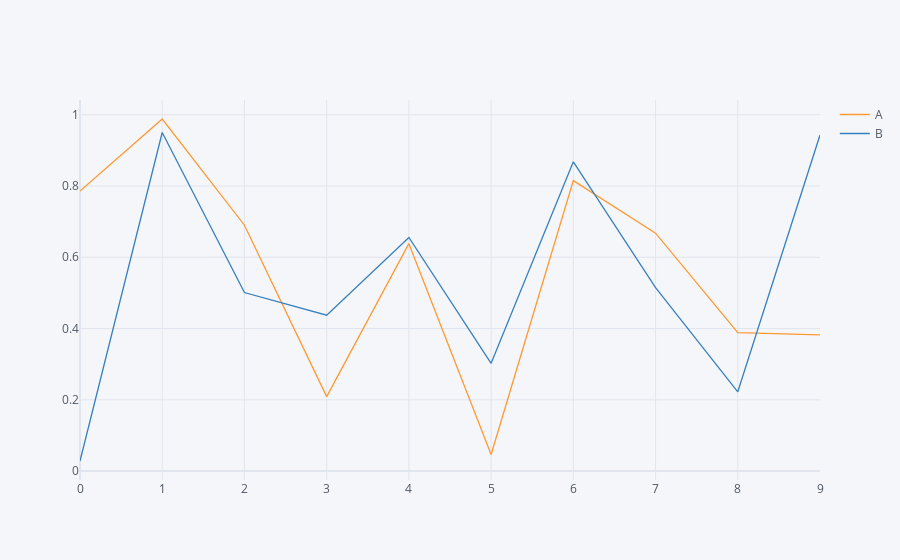

Write notebook code for a chart like this one.
### Markdown cell above
## Line 그래프

### Code cell
df.iplot(kind='scatter')

### Figure 1 — Plotly figure (JSON) as saved in the notebook; plotly's stock layout.template omitted (floating-point values rounded to 4 significant figures)
{"data": [{"line": {"color": "rgba(255, 153, 51, 1.0)", "dash": "solid", "shape": "linear", "width": 1.3}, "mode": "lines", "name": "A", "text": "", "type": "scatter", "x": [0, 1, 2, 3, 4, 5, 6, 7, 8, 9], "y": [0.7858, 0.988, 0.69, 0.209, 0.6382, 0.04645, 0.8151, 0.6677, 0.3886, 0.3825]}, {"line": {"color": "rgba(55, 128, 191, 1.0)", "dash": "solid", "shape": "linear", "width": 1.3}, "mode": "lines", "name": "B", "text": "", "type": "scatter", "x": [0, 1, 2, 3, 4, 5, 6, 7, 8, 9], "y": [0.02831, 0.9501, 0.5011, 0.4375, 0.6556, 0.3023, 0.8678, 0.5146, 0.2225, 0.9431]}], "layout": {"legend": {"bgcolor": "#F5F6F9", "font": {"color": "#4D5663"}}, "paper_bgcolor": "#F5F6F9", "plot_bgcolor": "#F5F6F9", "title": {"font": {"color": "#4D5663"}}, "xaxis": {"gridcolor": "#E1E5ED", "showgrid": true, "tickfont": {"color": "#4D5663"}, "title": {"font": {"color": "#4D5663"}, "text": ""}, "zerolinecolor": "#E1E5ED"}, "yaxis": {"gridcolor": "#E1E5ED", "showgrid": true, "tickfont": {"color": "#4D5663"}, "title": {"font": {"color": "#4D5663"}, "text": ""}, "zerolinecolor": "#E1E5ED"}}}
